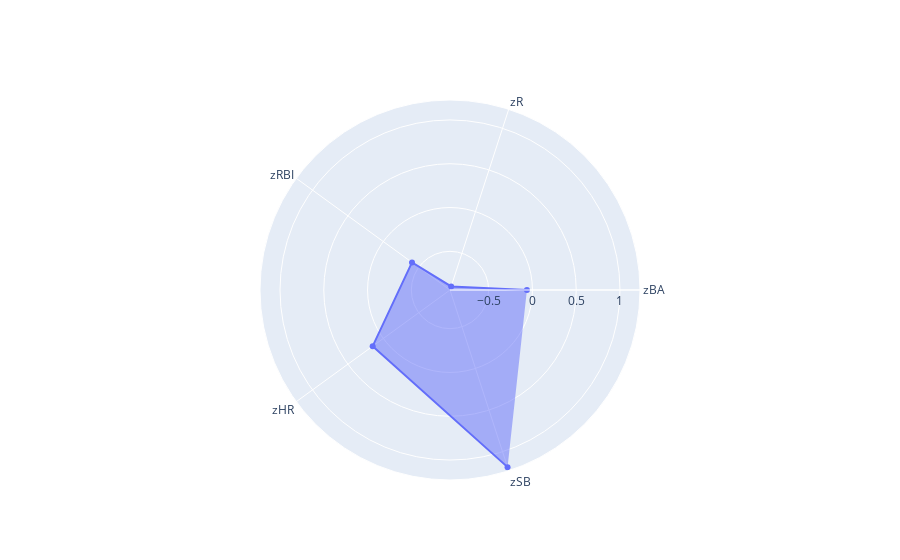

Here is the notebook cell this chart was saved with:
### Code cell
single_player = (h['Name']=='Robert Witt')

fig = go.Figure(data=go.Scatterpolar(
  r=h[single_player][['zBA', 'zR', 'zRBI', 'zHR', 'zSB']].values.tolist()[0],
  theta=['zBA', 'zR', 'zRBI', 'zHR', 'zSB'],
  fill='toself',
))

fig.update_layout(
  polar=dict(
    radialaxis=dict(
      visible=True
    ),
  ),
  showlegend=False
)

fig.show()

### Figure 1 — Plotly figure (JSON) as saved in the notebook; plotly's stock layout.template omitted (floating-point values rounded to 4 significant figures)
{"data": [{"fill": "toself", "r": [-0.06296, -0.8987, -0.4051, 0.15, 1.186], "theta": ["zBA", "zR", "zRBI", "zHR", "zSB"], "type": "scatterpolar"}], "layout": {"polar": {"radialaxis": {"visible": true}}, "showlegend": false}}
